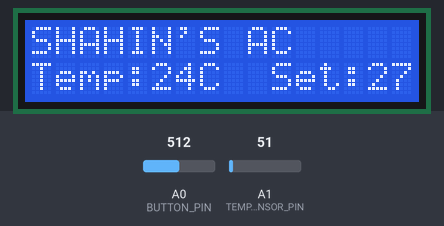
Bench run of a sketch on a simulated Arduino Uno, built with avr-gcc and run on an emulated ATmega328P. Shown: 16×2 character LCD. Wiring (inferred from the names in the program): character LCD (HD44780): RS pin 8; E pin 9; data pin 0, pin 1, pin 2, pin 3, pin 4, pin 5, pin 6, pin 7. Inputs (shaded band) come from the test bench; at power-on: A1 (TEMP_SENSOR_PIN) = 51, A0 (BUTTON_PIN) = 512.

Above: at 1.2 s.
1.3 s: A1 (TEMP_SENSOR_PIN) set to 23
At 2.3 s:
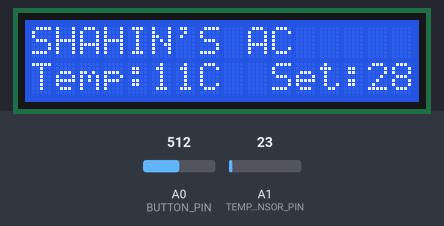
4.0 s: A1 (TEMP_SENSOR_PIN) set to 19
At 5.3 s:
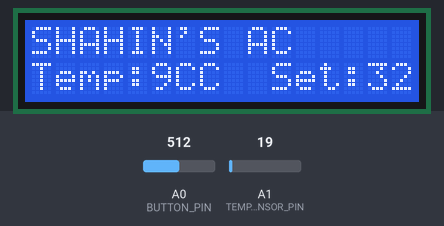
7.5 s: A0 (BUTTON_PIN) set to 716
9.1 s: A0 (BUTTON_PIN) set to 511
At 10.0 s:
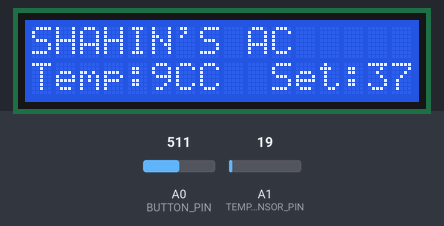
11.7 s: A1 (TEMP_SENSOR_PIN) set to 15
At 13.0 s:
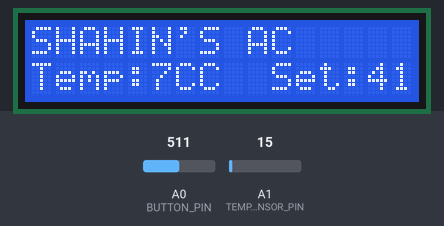
14.6 s: A0 (BUTTON_PIN) set to 390
At 40.9 s:
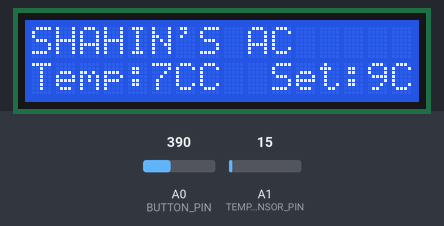
Timing chart, 0 to 42.4 s (numbered marks = the images above; inputs shaded):
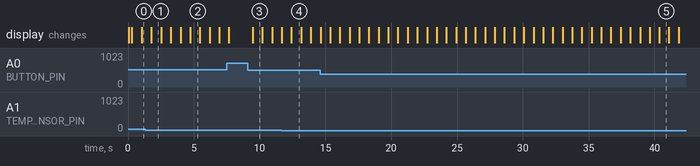

Measured:
- the behaviour switches between 21 and 20 on A1 (TEMP_SENSOR_PIN) (found by bisection; images 1 and 2)
- after the input at 4.0 s, the display: changes after 0.73 s (image 2)
- after the input at 9.1 s, the display: changes after 0.38 s (image 3)
- what the display in image 2 shows lasts 0.8 s, from 4.7 s to 5.5 s

The sketch:

Final.ino
```cpp
#include <avr/io.h>
#include <util/delay.h>
#include "LCD.h"
#include "DC_Motor.h"

#define TEMP_SENSOR_PIN A1 // Analog pin for LM35
#define BUTTON_PIN A0      // Analog pin for LCD Shield buttons

int desiredTemperature = 25; // Default desired temperature
int currentTemperature = 0;  // Current temperature read from the sensor
int motorSpeed = 0;          // Motor speed for AC

void setup() {
    LCD_Init();                     // Initialize LCD
    DC_Init();                      // Initialize Motor
    pinMode(TEMP_SENSOR_PIN, INPUT); // LM35 connected to A1
    LCD_Clear();
    LCD_String_xy(0, 0, "SHAHIN'S AC"); // Static text on the screen
}

int readTemperature() {
    int analogValue = analogRead(TEMP_SENSOR_PIN);
    return (analogValue * 5.0 / 1023.0) * 100; // Convert LM35 output to Celsius
}

void updateMotorSpeed() {
    if (currentTemperature > desiredTemperature) {
        motorSpeed = 255; // Max speed to cool down
        DC_Start(0, DIRECTION_CW, motorSpeed);
    } else if (currentTemperature < desiredTemperature) {
        motorSpeed = 0; // Turn off the motor if below desired temperature
        DC_Stop(0);
    }
}

int readButton() {
    int buttonValue = analogRead(BUTTON_PIN);
    if (buttonValue < 50) return 1;    // SELECT
    if (buttonValue < 200) return 2;  // LEFT
    if (buttonValue < 400) return 3;  // DOWN
    if (buttonValue < 600) return 4;  // UP
    if (buttonValue < 800) return 5;  // RIGHT
    return 0; // No button pressed
}

void loop() {
    currentTemperature = readTemperature(); // Read temperature from sensor

    // Read buttons
    int button = readButton();
    if (button == 4) { // UP button increases desired temperature
        desiredTemperature++;
        _delay_ms(200); // Debounce delay
    }
    if (button == 3) { // DOWN button decreases desired temperature
        desiredTemperature--;
        _delay_ms(200); // Debounce delay
    }

    updateMotorSpeed(); // Update motor speed based on temperature

    // Display on LCD
    LCD_String_xy(1, 0, "Temp:");
    char tempStr[5];
    sprintf(tempStr, "%dC", currentTemperature);
    LCD_String(tempStr);

    LCD_String_xy(1, 10, "Set:");
    char desiredTempStr[5];
    sprintf(desiredTempStr, "%dC", desiredTemperature);
    LCD_String(desiredTempStr);

    _delay_ms(500); // Refresh delay
}
```

DC_Motor.h
```cpp
#ifndef __DC_MOTOR
#define __DC_MOTOR

typedef enum {
    DIRECTION_CW = 0,
    DIRECTION_CCW
} tenuDirection;

void DC_Init();
void DC_Start(unsigned char MotorID, tenuDirection Direction, unsigned char Speed);
void DC_Stop(unsigned char MotorID);

#endif
```

DC_Motor.ino
```cpp
#include "DC_Motor.h"
#if !defined(__AVR_ATmega328P__)
#include <avr/iom328p.h>
#endif

unsigned char MotorArray[][2] = {
  {2, 3}
  };

void DC_Init(){
    DDRD |=  (1 << MotorArray[0][0]);
    DDRD |=  (1 << MotorArray[0][1]);
}


void DC_Start(unsigned char MotorID, tenuDirection Direction, unsigned char Speed){

    if (Direction == DIRECTION_CW)
    {
      PORTD |=  (1 << MotorArray[MotorID][0]);
      PORTD &=  ~(1 << MotorArray[MotorID][1]);
    } else{
      PORTD &=  ~(1 << MotorArray[MotorID][0]);
      PORTD |=  (1 << MotorArray[MotorID][1]);
    }

}

void DC_Stop(unsigned char MotorID){
    PORTD |=  (1 << MotorArray[MotorID][0]);
    PORTD |=  (1 << MotorArray[MotorID][1]);
}
```

Lcd.h
```cpp
#ifndef __LCD__
#define __LCD__

void LCD_Command(unsigned char cmnd);
void LCD_Char (unsigned char char_data);
void LCD_Init (void);
void LCD_String (char *str);
void LCD_String_xy (char row, char pos, char *str);
void LCD_Clear();

#endif /*__LCD__*/
```

Lcd.ino
```cpp
#include <avr/io.h>			  /* Include AVR std. library file */
#include <util/delay.h>	  /* Include Delay header file */
#include "LCD.h"
#if !defined(__AVR_ATmega328P__)
#include <avr/iom328p.h>
#endif

#define LCD_Dir  DDRD			/* Define LCD data port direction */
#define LCD_Port PORTD		/* Define LCD data port */

#define RS_EN_Dir  DDRB		/* Define RS and En data port direction */
#define RS_EN_Port PORTB  /* Define RS and En port */
#define RS PB0				    /* Define Register Select pin */
#define EN PB1 				    /* Define Enable signal pin */

void LCD_Command( unsigned char cmnd )
{
	LCD_Port = (LCD_Port & 0x0F) | (cmnd & 0xF0); /* sending upper nibble */
	RS_EN_Port &= ~ (1<<RS);		/* RS=0, command reg. */
	RS_EN_Port |= (1<<EN);		/* Enable pulse */
	_delay_us(1);
	RS_EN_Port &= ~ (1<<EN);

	_delay_us(200);

	LCD_Port = (LCD_Port & 0x0F) | (cmnd << 4);  /* sending lower nibble */
	RS_EN_Port |= (1<<EN);
	_delay_us(1);
	RS_EN_Port &= ~ (1<<EN);
	_delay_ms(2);
}


void LCD_Char( unsigned char data )
{
	LCD_Port = (LCD_Port & 0x0F) | (data & 0xF0); /* sending upper nibble */
	RS_EN_Port |= (1<<RS);		/* RS=1, data reg. */
	RS_EN_Port|= (1<<EN);
	_delay_us(1);
	RS_EN_Port &= ~ (1<<EN);

	_delay_us(200);

	LCD_Port = (LCD_Port & 0x0F) | (data << 4); /* sending lower nibble */
	RS_EN_Port |= (1<<EN);
	_delay_us(1);
	RS_EN_Port &= ~ (1<<EN);
	_delay_ms(2);
}

void LCD_Init (void)			/* LCD Initialize function */
{
	LCD_Dir = 0xFF;			    /* Make LCD port direction as o/p */
  	RS_EN_Dir |= (1 << EN) | (1 << RS);

	_delay_ms(20);			    /* LCD Power ON delay always >15ms */

	LCD_Command(0x02);		  /* send for 4 bit initialization of LCD  */
	LCD_Command(0x28);      /* 2 line, 5*7 matrix in 4-bit mode */
	LCD_Command(0x0c);      /* Display on cursor off*/
	LCD_Command(0x06);      /* Increment cursor (shift cursor to right)*/
	LCD_Command(0x01);      /* Clear display screen*/
	_delay_ms(2);
}

void LCD_String (char *str)		/* Send string to LCD function */
{
	int i;
	for(i=0;str[i]!=0;i++)		/* Send each char of string till the NULL */
	{
		LCD_Char (str[i]);
	}
}

void LCD_String_xy (char row, char pos, char *str)	/* Send string to LCD with xy position */
{
	if (row == 0 && pos<16)
	  LCD_Command((pos & 0x0F)|0x80);	                  /* Command of first row and required position<16 */
	else if (row == 1 && pos<16)
	  LCD_Command((pos & 0x0F)|0xC0);	                  /* Command of first row and required position<16 */

	LCD_String(str);	                              	/* Call LCD string function */
}

void LCD_Clear()
{
	LCD_Command (0x01);		/* Clear display */
	_delay_ms(2);
	LCD_Command (0x80);		/* Cursor at home position */
}
```
